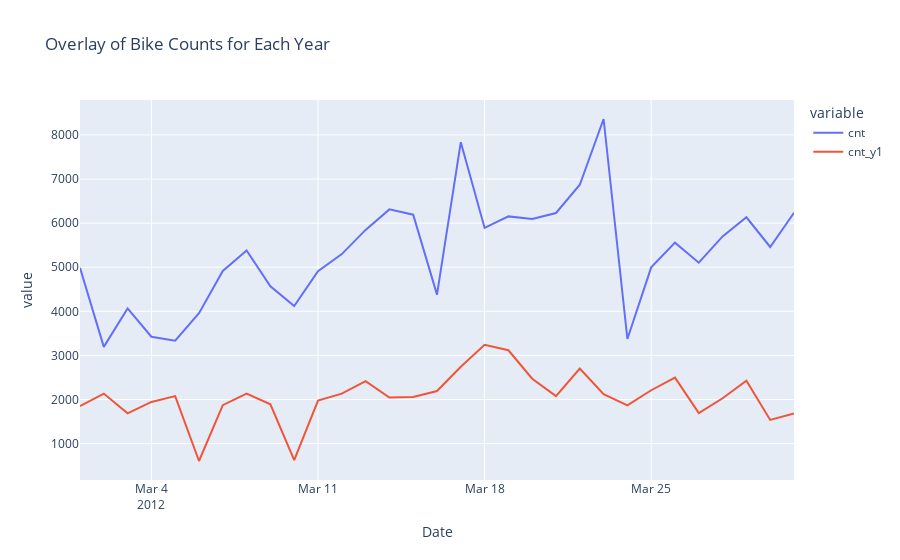

Notebook code for this chart:
### Code cell
# Create a Plotly line chart with both years overlaid
fig = px.line(monthly_y2_df, x='dteday', y=['cnt', 'cnt_y1'],
              labels={'cnt': 'Total Bike Counts', 'dteday': 'Date', 'year': 'Year'},
              title='Overlay of Bike Counts for Each Year')

# Show the Plotly chart
fig.show()

### Figure 1 — Plotly figure (JSON) as saved in the notebook; plotly's stock layout.template omitted (floating-point values rounded to 4 significant figures)
{"data": [{"hovertemplate": "variable=cnt<br>Date=%{x}<br>value=%{y}<extra></extra>", "legendgroup": "cnt", "line": {"color": "#636efa", "dash": "solid"}, "marker": {"symbol": "circle"}, "mode": "lines", "name": "cnt", "orientation": "v", "showlegend": true, "type": "scatter", "x": ["2012-03-01T00:00:00", "2012-03-02T00:00:00", "2012-03-03T00:00:00", "2012-03-04T00:00:00", "2012-03-05T00:00:00", "2012-03-06T00:00:00", "2012-03-07T00:00:00", "2012-03-08T00:00:00", "2012-03-09T00:00:00", "2012-03-10T00:00:00", "2012-03-11T00:00:00", "2012-03-12T00:00:00", "2012-03-13T00:00:00", "2012-03-14T00:00:00", "2012-03-15T00:00:00", "2012-03-16T00:00:00", "2012-03-17T00:00:00", "2012-03-18T00:00:00", "2012-03-19T00:00:00", "2012-03-20T00:00:00", "2012-03-21T00:00:00", "2012-03-22T00:00:00", "2012-03-23T00:00:00", "2012-03-24T00:00:00", "2012-03-25T00:00:00", "2012-03-26T00:00:00", "2012-03-27T00:00:00", "2012-03-28T00:00:00", "2012-03-29T00:00:00", "2012-03-30T00:00:00", "2012-03-31T00:00:00"], "xaxis": "x", "y": [4990, 3194, 4066, 3423, 3333, 3956, 4916, 5382, 4569, 4118, 4911, 5298, 5847, 6312, 6192, 4378, 7836, 5892, 6153, 6093, 6230, 6871, 8362, 3372, 4996, 5558, 5102, 5698, 6133, 5459, 6235], "yaxis": "y"}, {"hovertemplate": "variable=cnt_y1<br>Date=%{x}<br>value=%{y}<extra></extra>", "legendgroup": "cnt_y1", "line": {"color": "#EF553B", "dash": "solid"}, "marker": {"symbol": "circle"}, "mode": "lines", "name": "cnt_y1", "orientation": "v", "showlegend": true, "type": "scatter", "x": ["2012-03-01T00:00:00", "2012-03-02T00:00:00", "2012-03-03T00:00:00", "2012-03-04T00:00:00", "2012-03-05T00:00:00", "2012-03-06T00:00:00", "2012-03-07T00:00:00", "2012-03-08T00:00:00", "2012-03-09T00:00:00", "2012-03-10T00:00:00", "2012-03-11T00:00:00", "2012-03-12T00:00:00", "2012-03-13T00:00:00", "2012-03-14T00:00:00", "2012-03-15T00:00:00", "2012-03-16T00:00:00", "2012-03-17T00:00:00", "2012-03-18T00:00:00", "2012-03-19T00:00:00", "2012-03-20T00:00:00", "2012-03-21T00:00:00", "2012-03-22T00:00:00", "2012-03-23T00:00:00", "2012-03-24T00:00:00", "2012-03-25T00:00:00", "2012-03-26T00:00:00", "2012-03-27T00:00:00", "2012-03-28T00:00:00", "2012-03-29T00:00:00", "2012-03-30T00:00:00", "2012-03-31T00:00:00"], "xaxis": "x", "y": [1851, 2134, 1685, 1944, 2077, 605, 1872, 2133, 1891, 623, 1977, 2132, 2417, 2046, 2056, 2192, 2744, 3239, 3117, 2471, 2077, 2703, 2121, 1865, 2210, 2496, 1693, 2028, 2425, 1536, 1685], "yaxis": "y"}], "layout": {"legend": {"title": {"text": "variable"}, "tracegroupgap": 0}, "title": {"text": "Overlay of Bike Counts for Each Year"}, "xaxis": {"anchor": "y", "domain": [0, 1], "title": {"text": "Date"}}, "yaxis": {"anchor": "x", "domain": [0, 1], "title": {"text": "value"}}}}
